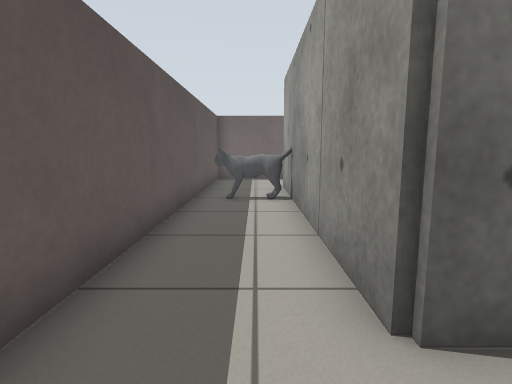
view 1 (above)

24 first-person views from a walk through a world built for the Gazebo simulator. The camera is 0.72 m above the floor, tilts 8° down and sees 80° across. The floor is counted in squares, 0.5 m on a side. Each view is taken from the middle of a square. On the plan, view 1 faces up. The plan holds only what a view shows up to about 14 squares ahead; the rest is blank. The place goes on beyond the plan. Surface patterns are stand-ins for the level's own textures.

view 2
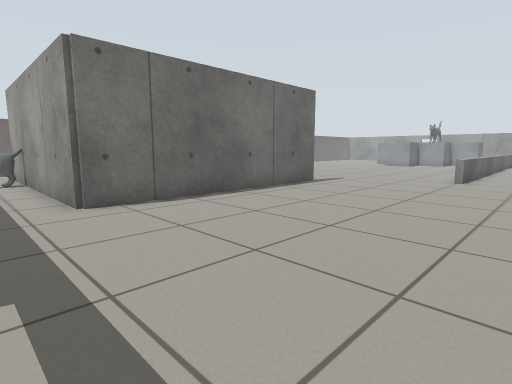

view 3
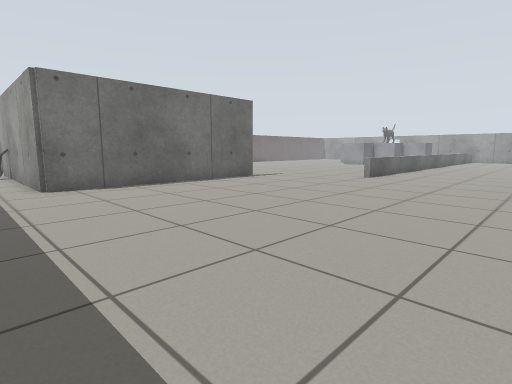

view 4
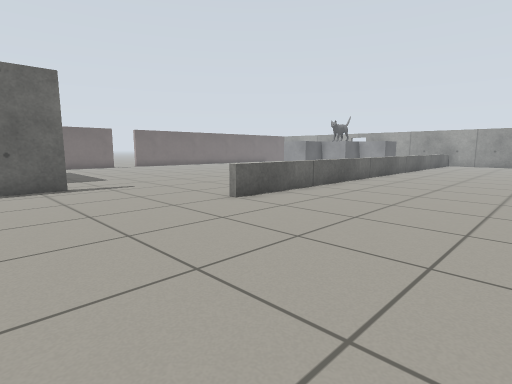

view 5
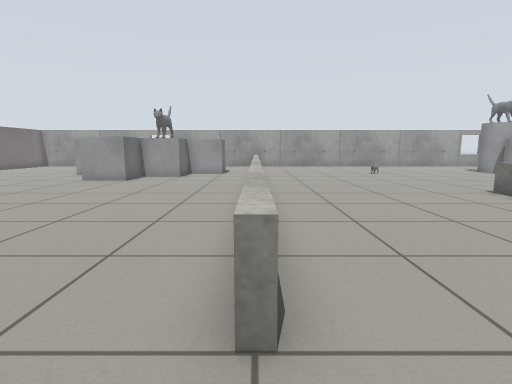

view 6
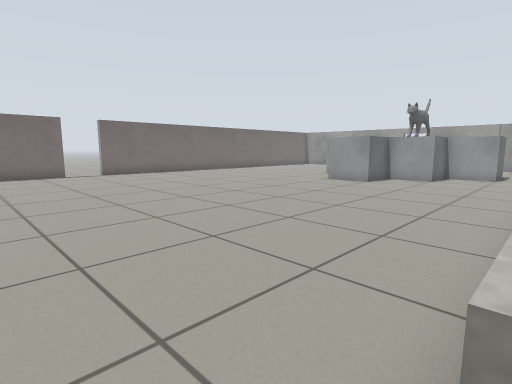

view 7
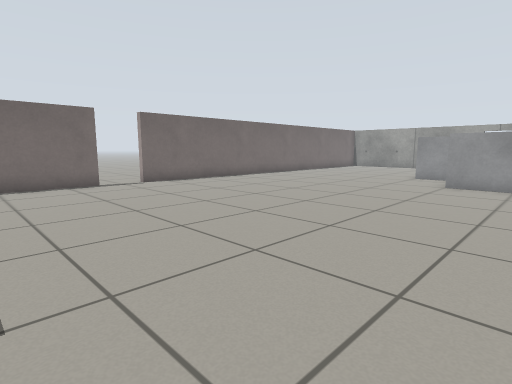

view 8
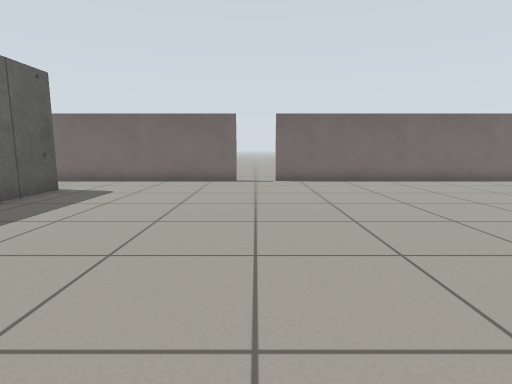

view 9
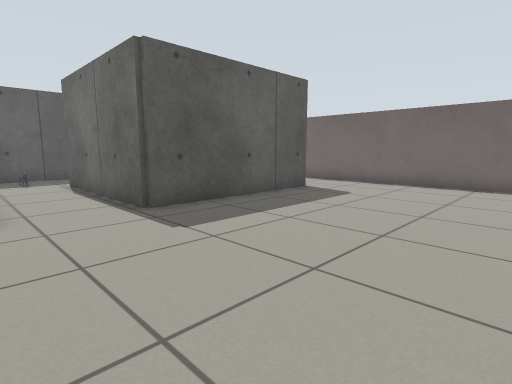

view 10
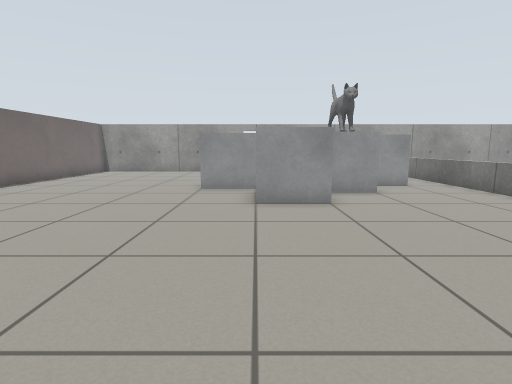

view 11
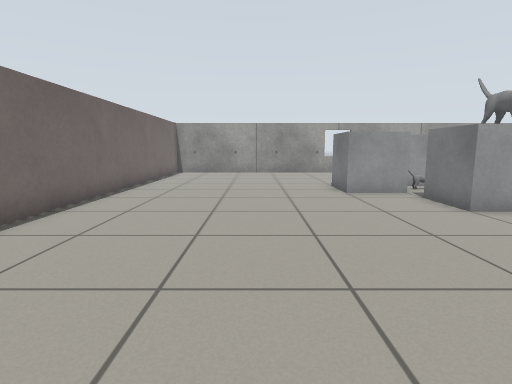

view 12
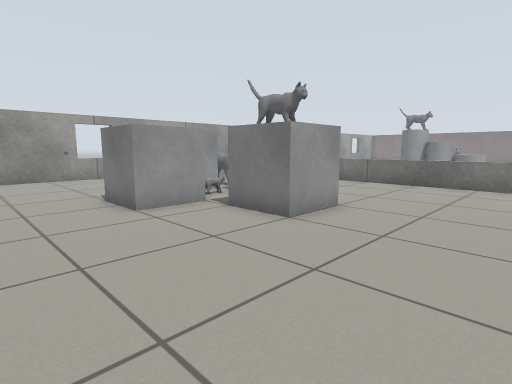

view 13
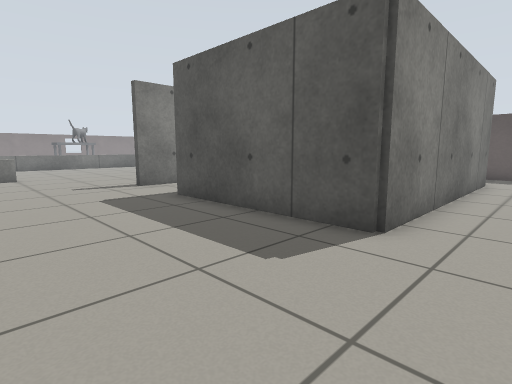

view 14
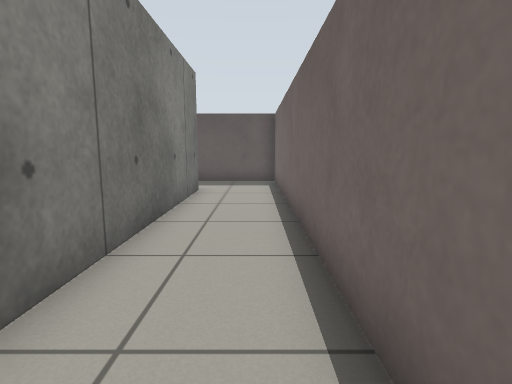

view 15
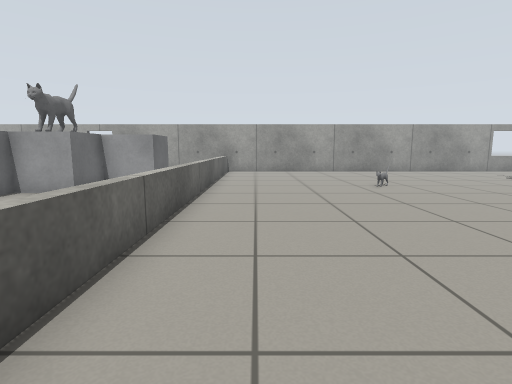

view 16
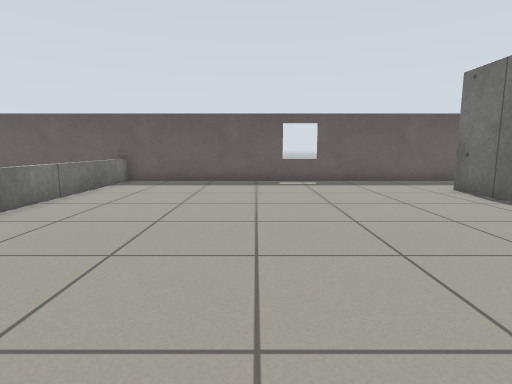

view 17
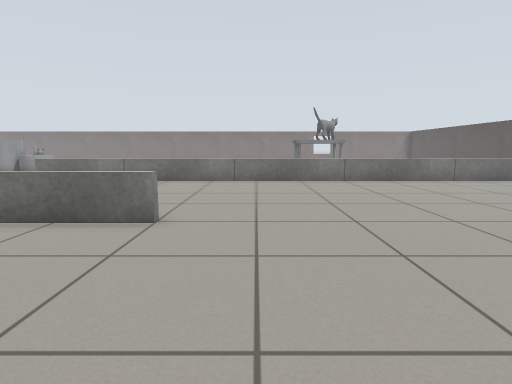

view 18
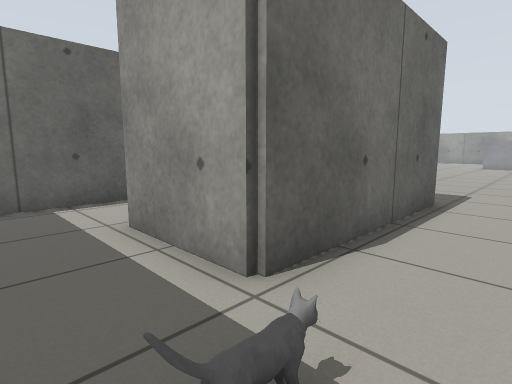

view 19
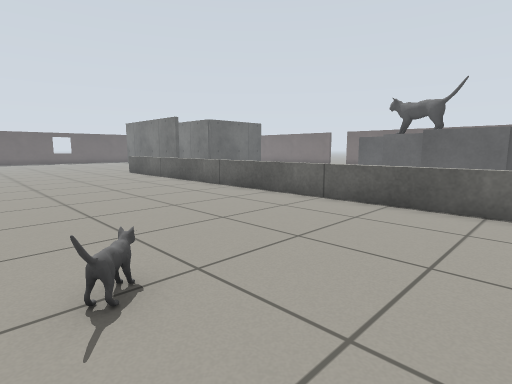

view 20
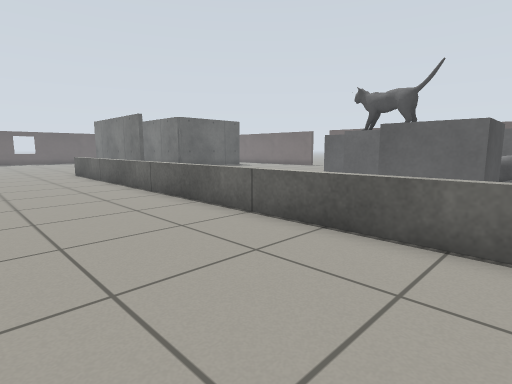

view 21
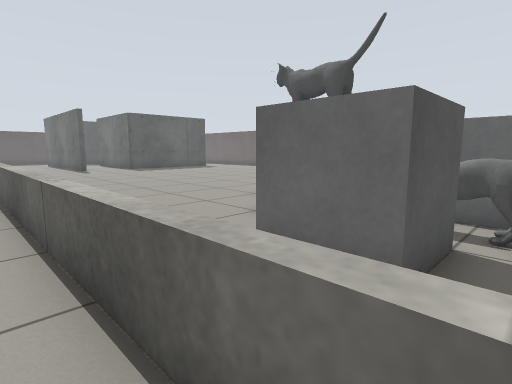

view 22
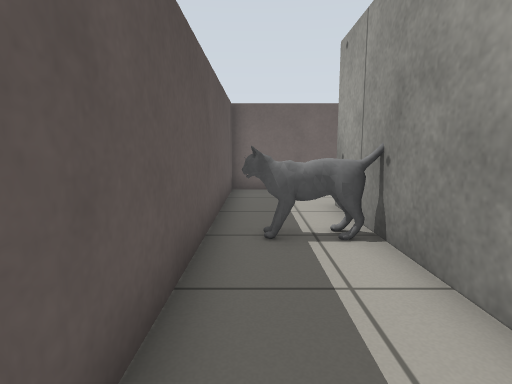

view 23
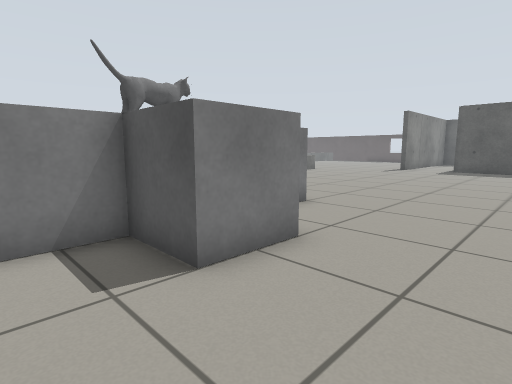

view 24
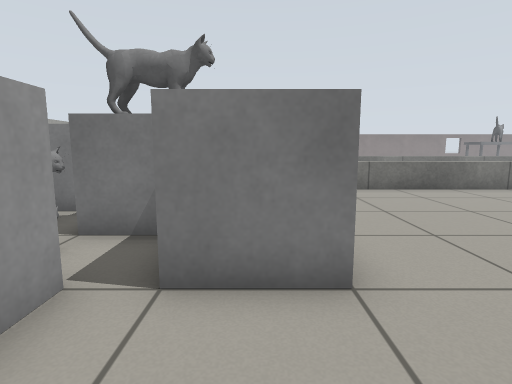

### Floor plan
Points are (right, up) in squares from view 1. A wall is a line through its corners. A room is listed if a view was taken in it or the views show most of it. See-through windows are left out.
Room 1 (views 1, 2, 3, 4, 5, 6, 7, 8, 9, 10, 11, 12, 13, 14, 15, 16, 17, 18, 19, 20, 21, 22, 23, 24)
walls: (10.9, 2) (1.1, 2) (1.1, 12) (11, 12) (11, 5.2) (4.3, 5.2); (9.1, 2.4) (10.9, 2.4); (17.1, 14.8) (-1.8, 14.8) (-1.8, -11.5); (1.4, 5.6) (1.4, 3.4); (33.2, 14.8) (18.9, 14.8) (18.9, 15.2)
low walls: (33, -3.1) (14, -3.1) (14, -2.9) (32.1, -2.9); (-1.9, -10.8) (22, -10.8)
ways out: opening at (3, 5); opening at (18, 15)
objects: goal (-1, 9) to (0, 9); goal (3, 4); grey box (26, 3) to (28, 5); grey box (28, 1) to (30, 1); goal (28, 2) to (30, 2); grey box (29, 3) to (30, 3); grey box (29, 5) to (31, 7); goal (30, -10); grey box (30, -1) to (32, 1); goal (30, 4); goal (31, 2) to (33, 2); grey box (31, 3) to (33, 5); other object (33, 1); other object (33, 3)

Positions as (right, up) in squares from view 1, and headings:
1: (0, 0), facing up
2: (-1, -6), facing up-right
3: (-1, -10), facing up-right
4: (8, -10), facing up-right
5: (12, -3), facing right
6: (13, -3), facing up-right
7: (13, 2), facing up-right
8: (18, 1), facing up
9: (18, 2), facing up-left
10: (18, 5), facing right
11: (19, 10), facing right
12: (22, 10), facing down-right
13: (16, 14), facing down-left
14: (12, 14), facing left
15: (18, -5), facing right
16: (12, -5), facing left
17: (12, 3), facing down
18: (2, 3), facing up-right
19: (33, -11), facing up-left
20: (33, -8), facing up-left
21: (33, -4), facing up-left
22: (-1, 4), facing up
23: (33, 10), facing down-left
24: (27, 8), facing down
